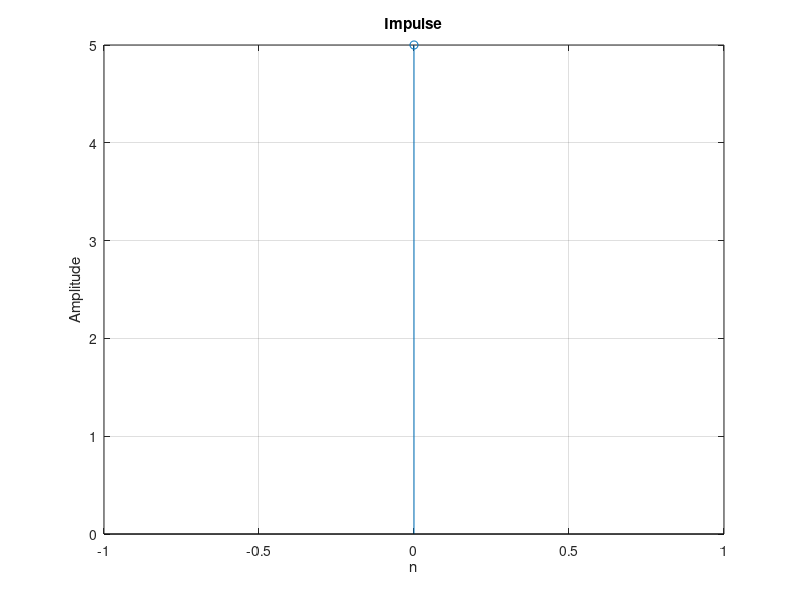

This figure's MATLAB source:
% assignment 4 q 1
%% clear
clc;
clear all;
close all;

%% creating plots
% generate impulse using impz
% y gets amplitude matrix
% n gets x axis
[y,n] = impz(5); %amplitude 5

% plot actual wave
stem(n,y);
title('Impulse');
xlabel('n');
ylabel('Amplitude');
grid on;